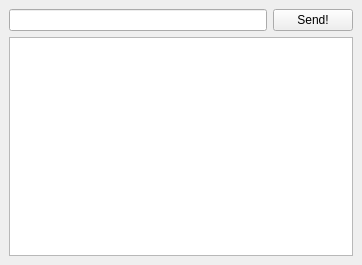
<?xml version="1.0" encoding="UTF-8"?>
<ui version="4.0">
 <class>MainWindow</class>
 <widget class="QMainWindow" name="MainWindow">
  <property name="geometry">
   <rect>
    <x>0</x>
    <y>0</y>
    <width>362</width>
    <height>265</height>
   </rect>
  </property>
  <property name="windowTitle">
   <string>Client</string>
  </property>
  <widget class="QWidget" name="centralwidget">
   <layout class="QVBoxLayout" name="verticalLayout_4">
    <item>
     <layout class="QGridLayout" name="gridLayout">
      <item row="0" column="1">
       <widget class="QPushButton" name="pushButton">
        <property name="text">
         <string>Send!</string>
        </property>
       </widget>
      </item>
      <item row="0" column="0">
       <widget class="QLineEdit" name="lineEdit">
        <property name="toolTip">
         <string>&lt;html&gt;&lt;head/&gt;&lt;body&gt;&lt;p&gt;&lt;br/&gt;&lt;/p&gt;&lt;/body&gt;&lt;/html&gt;</string>
        </property>
       </widget>
      </item>
      <item row="1" column="0" colspan="2">
       <layout class="QVBoxLayout" name="verticalLayout_7">
        <item>
         <widget class="QTextBrowser" name="textBrowser"/>
        </item>
       </layout>
      </item>
     </layout>
    </item>
   </layout>
  </widget>
 </widget>
 <resources/>
 <connections/>
</ui>
